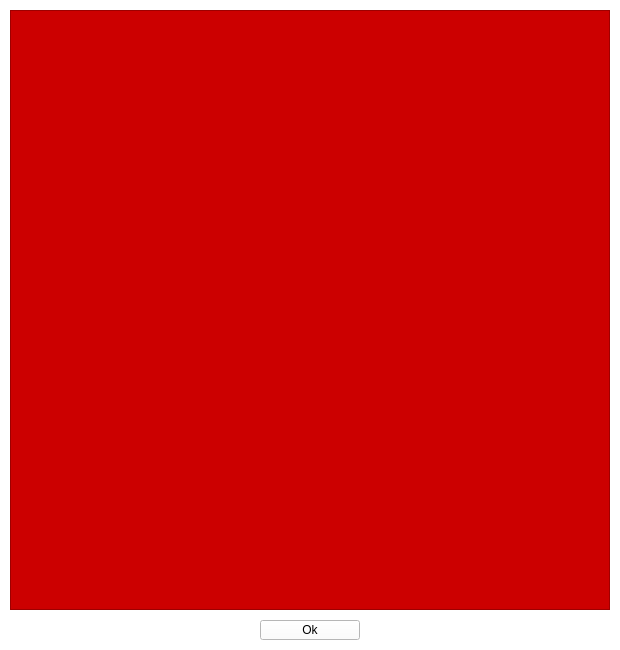
<?xml version="1.0" encoding="UTF-8"?>
<ui version="4.0">
 <class>MainWindow</class>
 <widget class="QMainWindow" name="MainWindow">
  <property name="geometry">
   <rect>
    <x>0</x>
    <y>0</y>
    <width>620</width>
    <height>650</height>
   </rect>
  </property>
  <property name="palette">
   <palette>
    <active>
     <colorrole role="WindowText">
      <brush brushstyle="SolidPattern">
       <color alpha="255">
        <red>0</red>
        <green>0</green>
        <blue>0</blue>
       </color>
      </brush>
     </colorrole>
     <colorrole role="Button">
      <brush brushstyle="SolidPattern">
       <color alpha="255">
        <red>255</red>
        <green>255</green>
        <blue>255</blue>
       </color>
      </brush>
     </colorrole>
     <colorrole role="Light">
      <brush brushstyle="SolidPattern">
       <color alpha="255">
        <red>255</red>
        <green>255</green>
        <blue>255</blue>
       </color>
      </brush>
     </colorrole>
     <colorrole role="Midlight">
      <brush brushstyle="SolidPattern">
       <color alpha="255">
        <red>255</red>
        <green>255</green>
        <blue>255</blue>
       </color>
      </brush>
     </colorrole>
     <colorrole role="Dark">
      <brush brushstyle="SolidPattern">
       <color alpha="255">
        <red>127</red>
        <green>127</green>
        <blue>127</blue>
       </color>
      </brush>
     </colorrole>
     <colorrole role="Mid">
      <brush brushstyle="SolidPattern">
       <color alpha="255">
        <red>170</red>
        <green>170</green>
        <blue>170</blue>
       </color>
      </brush>
     </colorrole>
     <colorrole role="Text">
      <brush brushstyle="SolidPattern">
       <color alpha="255">
        <red>0</red>
        <green>0</green>
        <blue>0</blue>
       </color>
      </brush>
     </colorrole>
     <colorrole role="BrightText">
      <brush brushstyle="SolidPattern">
       <color alpha="255">
        <red>255</red>
        <green>255</green>
        <blue>255</blue>
       </color>
      </brush>
     </colorrole>
     <colorrole role="ButtonText">
      <brush brushstyle="SolidPattern">
       <color alpha="255">
        <red>0</red>
        <green>0</green>
        <blue>0</blue>
       </color>
      </brush>
     </colorrole>
     <colorrole role="Base">
      <brush brushstyle="SolidPattern">
       <color alpha="255">
        <red>255</red>
        <green>255</green>
        <blue>255</blue>
       </color>
      </brush>
     </colorrole>
     <colorrole role="Window">
      <brush brushstyle="SolidPattern">
       <color alpha="255">
        <red>255</red>
        <green>255</green>
        <blue>255</blue>
       </color>
      </brush>
     </colorrole>
     <colorrole role="Shadow">
      <brush brushstyle="SolidPattern">
       <color alpha="255">
        <red>0</red>
        <green>0</green>
        <blue>0</blue>
       </color>
      </brush>
     </colorrole>
     <colorrole role="AlternateBase">
      <brush brushstyle="SolidPattern">
       <color alpha="255">
        <red>255</red>
        <green>255</green>
        <blue>255</blue>
       </color>
      </brush>
     </colorrole>
     <colorrole role="ToolTipBase">
      <brush brushstyle="SolidPattern">
       <color alpha="255">
        <red>255</red>
        <green>255</green>
        <blue>220</blue>
       </color>
      </brush>
     </colorrole>
     <colorrole role="ToolTipText">
      <brush brushstyle="SolidPattern">
       <color alpha="255">
        <red>0</red>
        <green>0</green>
        <blue>0</blue>
       </color>
      </brush>
     </colorrole>
     <colorrole role="PlaceholderText">
      <brush brushstyle="SolidPattern">
       <color alpha="128">
        <red>0</red>
        <green>0</green>
        <blue>0</blue>
       </color>
      </brush>
     </colorrole>
    </active>
    <inactive>
     <colorrole role="WindowText">
      <brush brushstyle="SolidPattern">
       <color alpha="255">
        <red>0</red>
        <green>0</green>
        <blue>0</blue>
       </color>
      </brush>
     </colorrole>
     <colorrole role="Button">
      <brush brushstyle="SolidPattern">
       <color alpha="255">
        <red>255</red>
        <green>255</green>
        <blue>255</blue>
       </color>
      </brush>
     </colorrole>
     <colorrole role="Light">
      <brush brushstyle="SolidPattern">
       <color alpha="255">
        <red>255</red>
        <green>255</green>
        <blue>255</blue>
       </color>
      </brush>
     </colorrole>
     <colorrole role="Midlight">
      <brush brushstyle="SolidPattern">
       <color alpha="255">
        <red>255</red>
        <green>255</green>
        <blue>255</blue>
       </color>
      </brush>
     </colorrole>
     <colorrole role="Dark">
      <brush brushstyle="SolidPattern">
       <color alpha="255">
        <red>127</red>
        <green>127</green>
        <blue>127</blue>
       </color>
      </brush>
     </colorrole>
     <colorrole role="Mid">
      <brush brushstyle="SolidPattern">
       <color alpha="255">
        <red>170</red>
        <green>170</green>
        <blue>170</blue>
       </color>
      </brush>
     </colorrole>
     <colorrole role="Text">
      <brush brushstyle="SolidPattern">
       <color alpha="255">
        <red>0</red>
        <green>0</green>
        <blue>0</blue>
       </color>
      </brush>
     </colorrole>
     <colorrole role="BrightText">
      <brush brushstyle="SolidPattern">
       <color alpha="255">
        <red>255</red>
        <green>255</green>
        <blue>255</blue>
       </color>
      </brush>
     </colorrole>
     <colorrole role="ButtonText">
      <brush brushstyle="SolidPattern">
       <color alpha="255">
        <red>0</red>
        <green>0</green>
        <blue>0</blue>
       </color>
      </brush>
     </colorrole>
     <colorrole role="Base">
      <brush brushstyle="SolidPattern">
       <color alpha="255">
        <red>255</red>
        <green>255</green>
        <blue>255</blue>
       </color>
      </brush>
     </colorrole>
     <colorrole role="Window">
      <brush brushstyle="SolidPattern">
       <color alpha="255">
        <red>255</red>
        <green>255</green>
        <blue>255</blue>
       </color>
      </brush>
     </colorrole>
     <colorrole role="Shadow">
      <brush brushstyle="SolidPattern">
       <color alpha="255">
        <red>0</red>
        <green>0</green>
        <blue>0</blue>
       </color>
      </brush>
     </colorrole>
     <colorrole role="AlternateBase">
      <brush brushstyle="SolidPattern">
       <color alpha="255">
        <red>255</red>
        <green>255</green>
        <blue>255</blue>
       </color>
      </brush>
     </colorrole>
     <colorrole role="ToolTipBase">
      <brush brushstyle="SolidPattern">
       <color alpha="255">
        <red>255</red>
        <green>255</green>
        <blue>220</blue>
       </color>
      </brush>
     </colorrole>
     <colorrole role="ToolTipText">
      <brush brushstyle="SolidPattern">
       <color alpha="255">
        <red>0</red>
        <green>0</green>
        <blue>0</blue>
       </color>
      </brush>
     </colorrole>
     <colorrole role="PlaceholderText">
      <brush brushstyle="SolidPattern">
       <color alpha="128">
        <red>0</red>
        <green>0</green>
        <blue>0</blue>
       </color>
      </brush>
     </colorrole>
    </inactive>
    <disabled>
     <colorrole role="WindowText">
      <brush brushstyle="SolidPattern">
       <color alpha="255">
        <red>127</red>
        <green>127</green>
        <blue>127</blue>
       </color>
      </brush>
     </colorrole>
     <colorrole role="Button">
      <brush brushstyle="SolidPattern">
       <color alpha="255">
        <red>255</red>
        <green>255</green>
        <blue>255</blue>
       </color>
      </brush>
     </colorrole>
     <colorrole role="Light">
      <brush brushstyle="SolidPattern">
       <color alpha="255">
        <red>255</red>
        <green>255</green>
        <blue>255</blue>
       </color>
      </brush>
     </colorrole>
     <colorrole role="Midlight">
      <brush brushstyle="SolidPattern">
       <color alpha="255">
        <red>255</red>
        <green>255</green>
        <blue>255</blue>
       </color>
      </brush>
     </colorrole>
     <colorrole role="Dark">
      <brush brushstyle="SolidPattern">
       <color alpha="255">
        <red>127</red>
        <green>127</green>
        <blue>127</blue>
       </color>
      </brush>
     </colorrole>
     <colorrole role="Mid">
      <brush brushstyle="SolidPattern">
       <color alpha="255">
        <red>170</red>
        <green>170</green>
        <blue>170</blue>
       </color>
      </brush>
     </colorrole>
     <colorrole role="Text">
      <brush brushstyle="SolidPattern">
       <color alpha="255">
        <red>127</red>
        <green>127</green>
        <blue>127</blue>
       </color>
      </brush>
     </colorrole>
     <colorrole role="BrightText">
      <brush brushstyle="SolidPattern">
       <color alpha="255">
        <red>255</red>
        <green>255</green>
        <blue>255</blue>
       </color>
      </brush>
     </colorrole>
     <colorrole role="ButtonText">
      <brush brushstyle="SolidPattern">
       <color alpha="255">
        <red>127</red>
        <green>127</green>
        <blue>127</blue>
       </color>
      </brush>
     </colorrole>
     <colorrole role="Base">
      <brush brushstyle="SolidPattern">
       <color alpha="255">
        <red>255</red>
        <green>255</green>
        <blue>255</blue>
       </color>
      </brush>
     </colorrole>
     <colorrole role="Window">
      <brush brushstyle="SolidPattern">
       <color alpha="255">
        <red>255</red>
        <green>255</green>
        <blue>255</blue>
       </color>
      </brush>
     </colorrole>
     <colorrole role="Shadow">
      <brush brushstyle="SolidPattern">
       <color alpha="255">
        <red>0</red>
        <green>0</green>
        <blue>0</blue>
       </color>
      </brush>
     </colorrole>
     <colorrole role="AlternateBase">
      <brush brushstyle="SolidPattern">
       <color alpha="255">
        <red>255</red>
        <green>255</green>
        <blue>255</blue>
       </color>
      </brush>
     </colorrole>
     <colorrole role="ToolTipBase">
      <brush brushstyle="SolidPattern">
       <color alpha="255">
        <red>255</red>
        <green>255</green>
        <blue>220</blue>
       </color>
      </brush>
     </colorrole>
     <colorrole role="ToolTipText">
      <brush brushstyle="SolidPattern">
       <color alpha="255">
        <red>0</red>
        <green>0</green>
        <blue>0</blue>
       </color>
      </brush>
     </colorrole>
     <colorrole role="PlaceholderText">
      <brush brushstyle="SolidPattern">
       <color alpha="128">
        <red>0</red>
        <green>0</green>
        <blue>0</blue>
       </color>
      </brush>
     </colorrole>
    </disabled>
   </palette>
  </property>
  <property name="windowTitle">
   <string>MainWindow</string>
  </property>
  <property name="autoFillBackground">
   <bool>true</bool>
  </property>
  <widget class="QWidget" name="centralwidget">
   <widget class="QFrame" name="frame">
    <property name="geometry">
     <rect>
      <x>10</x>
      <y>10</y>
      <width>600</width>
      <height>600</height>
     </rect>
    </property>
    <property name="palette">
     <palette>
      <active>
       <colorrole role="WindowText">
        <brush brushstyle="SolidPattern">
         <color alpha="255">
          <red>0</red>
          <green>0</green>
          <blue>0</blue>
         </color>
        </brush>
       </colorrole>
       <colorrole role="Button">
        <brush brushstyle="SolidPattern">
         <color alpha="255">
          <red>204</red>
          <green>0</green>
          <blue>0</blue>
         </color>
        </brush>
       </colorrole>
       <colorrole role="Light">
        <brush brushstyle="SolidPattern">
         <color alpha="255">
          <red>255</red>
          <green>51</green>
          <blue>51</blue>
         </color>
        </brush>
       </colorrole>
       <colorrole role="Midlight">
        <brush brushstyle="SolidPattern">
         <color alpha="255">
          <red>229</red>
          <green>25</green>
          <blue>25</blue>
         </color>
        </brush>
       </colorrole>
       <colorrole role="Dark">
        <brush brushstyle="SolidPattern">
         <color alpha="255">
          <red>102</red>
          <green>0</green>
          <blue>0</blue>
         </color>
        </brush>
       </colorrole>
       <colorrole role="Mid">
        <brush brushstyle="SolidPattern">
         <color alpha="255">
          <red>136</red>
          <green>0</green>
          <blue>0</blue>
         </color>
        </brush>
       </colorrole>
       <colorrole role="Text">
        <brush brushstyle="SolidPattern">
         <color alpha="255">
          <red>0</red>
          <green>0</green>
          <blue>0</blue>
         </color>
        </brush>
       </colorrole>
       <colorrole role="BrightText">
        <brush brushstyle="SolidPattern">
         <color alpha="255">
          <red>255</red>
          <green>255</green>
          <blue>255</blue>
         </color>
        </brush>
       </colorrole>
       <colorrole role="ButtonText">
        <brush brushstyle="SolidPattern">
         <color alpha="255">
          <red>0</red>
          <green>0</green>
          <blue>0</blue>
         </color>
        </brush>
       </colorrole>
       <colorrole role="Base">
        <brush brushstyle="SolidPattern">
         <color alpha="255">
          <red>255</red>
          <green>255</green>
          <blue>255</blue>
         </color>
        </brush>
       </colorrole>
       <colorrole role="Window">
        <brush brushstyle="SolidPattern">
         <color alpha="255">
          <red>204</red>
          <green>0</green>
          <blue>0</blue>
         </color>
        </brush>
       </colorrole>
       <colorrole role="Shadow">
        <brush brushstyle="SolidPattern">
         <color alpha="255">
          <red>0</red>
          <green>0</green>
          <blue>0</blue>
         </color>
        </brush>
       </colorrole>
       <colorrole role="AlternateBase">
        <brush brushstyle="SolidPattern">
         <color alpha="255">
          <red>229</red>
          <green>127</green>
          <blue>127</blue>
         </color>
        </brush>
       </colorrole>
       <colorrole role="ToolTipBase">
        <brush brushstyle="SolidPattern">
         <color alpha="255">
          <red>255</red>
          <green>255</green>
          <blue>220</blue>
         </color>
        </brush>
       </colorrole>
       <colorrole role="ToolTipText">
        <brush brushstyle="SolidPattern">
         <color alpha="255">
          <red>0</red>
          <green>0</green>
          <blue>0</blue>
         </color>
        </brush>
       </colorrole>
       <colorrole role="PlaceholderText">
        <brush brushstyle="SolidPattern">
         <color alpha="128">
          <red>0</red>
          <green>0</green>
          <blue>0</blue>
         </color>
        </brush>
       </colorrole>
      </active>
      <inactive>
       <colorrole role="WindowText">
        <brush brushstyle="SolidPattern">
         <color alpha="255">
          <red>0</red>
          <green>0</green>
          <blue>0</blue>
         </color>
        </brush>
       </colorrole>
       <colorrole role="Button">
        <brush brushstyle="SolidPattern">
         <color alpha="255">
          <red>204</red>
          <green>0</green>
          <blue>0</blue>
         </color>
        </brush>
       </colorrole>
       <colorrole role="Light">
        <brush brushstyle="SolidPattern">
         <color alpha="255">
          <red>255</red>
          <green>51</green>
          <blue>51</blue>
         </color>
        </brush>
       </colorrole>
       <colorrole role="Midlight">
        <brush brushstyle="SolidPattern">
         <color alpha="255">
          <red>229</red>
          <green>25</green>
          <blue>25</blue>
         </color>
        </brush>
       </colorrole>
       <colorrole role="Dark">
        <brush brushstyle="SolidPattern">
         <color alpha="255">
          <red>102</red>
          <green>0</green>
          <blue>0</blue>
         </color>
        </brush>
       </colorrole>
       <colorrole role="Mid">
        <brush brushstyle="SolidPattern">
         <color alpha="255">
          <red>136</red>
          <green>0</green>
          <blue>0</blue>
         </color>
        </brush>
       </colorrole>
       <colorrole role="Text">
        <brush brushstyle="SolidPattern">
         <color alpha="255">
          <red>0</red>
          <green>0</green>
          <blue>0</blue>
         </color>
        </brush>
       </colorrole>
       <colorrole role="BrightText">
        <brush brushstyle="SolidPattern">
         <color alpha="255">
          <red>255</red>
          <green>255</green>
          <blue>255</blue>
         </color>
        </brush>
       </colorrole>
       <colorrole role="ButtonText">
        <brush brushstyle="SolidPattern">
         <color alpha="255">
          <red>0</red>
          <green>0</green>
          <blue>0</blue>
         </color>
        </brush>
       </colorrole>
       <colorrole role="Base">
        <brush brushstyle="SolidPattern">
         <color alpha="255">
          <red>255</red>
          <green>255</green>
          <blue>255</blue>
         </color>
        </brush>
       </colorrole>
       <colorrole role="Window">
        <brush brushstyle="SolidPattern">
         <color alpha="255">
          <red>204</red>
          <green>0</green>
          <blue>0</blue>
         </color>
        </brush>
       </colorrole>
       <colorrole role="Shadow">
        <brush brushstyle="SolidPattern">
         <color alpha="255">
          <red>0</red>
          <green>0</green>
          <blue>0</blue>
         </color>
        </brush>
       </colorrole>
       <colorrole role="AlternateBase">
        <brush brushstyle="SolidPattern">
         <color alpha="255">
          <red>229</red>
          <green>127</green>
          <blue>127</blue>
         </color>
        </brush>
       </colorrole>
       <colorrole role="ToolTipBase">
        <brush brushstyle="SolidPattern">
         <color alpha="255">
          <red>255</red>
          <green>255</green>
          <blue>220</blue>
         </color>
        </brush>
       </colorrole>
       <colorrole role="ToolTipText">
        <brush brushstyle="SolidPattern">
         <color alpha="255">
          <red>0</red>
          <green>0</green>
          <blue>0</blue>
         </color>
        </brush>
       </colorrole>
       <colorrole role="PlaceholderText">
        <brush brushstyle="SolidPattern">
         <color alpha="128">
          <red>0</red>
          <green>0</green>
          <blue>0</blue>
         </color>
        </brush>
       </colorrole>
      </inactive>
      <disabled>
       <colorrole role="WindowText">
        <brush brushstyle="SolidPattern">
         <color alpha="255">
          <red>102</red>
          <green>0</green>
          <blue>0</blue>
         </color>
        </brush>
       </colorrole>
       <colorrole role="Button">
        <brush brushstyle="SolidPattern">
         <color alpha="255">
          <red>204</red>
          <green>0</green>
          <blue>0</blue>
         </color>
        </brush>
       </colorrole>
       <colorrole role="Light">
        <brush brushstyle="SolidPattern">
         <color alpha="255">
          <red>255</red>
          <green>51</green>
          <blue>51</blue>
         </color>
        </brush>
       </colorrole>
       <colorrole role="Midlight">
        <brush brushstyle="SolidPattern">
         <color alpha="255">
          <red>229</red>
          <green>25</green>
          <blue>25</blue>
         </color>
        </brush>
       </colorrole>
       <colorrole role="Dark">
        <brush brushstyle="SolidPattern">
         <color alpha="255">
          <red>102</red>
          <green>0</green>
          <blue>0</blue>
         </color>
        </brush>
       </colorrole>
       <colorrole role="Mid">
        <brush brushstyle="SolidPattern">
         <color alpha="255">
          <red>136</red>
          <green>0</green>
          <blue>0</blue>
         </color>
        </brush>
       </colorrole>
       <colorrole role="Text">
        <brush brushstyle="SolidPattern">
         <color alpha="255">
          <red>102</red>
          <green>0</green>
          <blue>0</blue>
         </color>
        </brush>
       </colorrole>
       <colorrole role="BrightText">
        <brush brushstyle="SolidPattern">
         <color alpha="255">
          <red>255</red>
          <green>255</green>
          <blue>255</blue>
         </color>
        </brush>
       </colorrole>
       <colorrole role="ButtonText">
        <brush brushstyle="SolidPattern">
         <color alpha="255">
          <red>102</red>
          <green>0</green>
          <blue>0</blue>
         </color>
        </brush>
       </colorrole>
       <colorrole role="Base">
        <brush brushstyle="SolidPattern">
         <color alpha="255">
          <red>204</red>
          <green>0</green>
          <blue>0</blue>
         </color>
        </brush>
       </colorrole>
       <colorrole role="Window">
        <brush brushstyle="SolidPattern">
         <color alpha="255">
          <red>204</red>
          <green>0</green>
          <blue>0</blue>
         </color>
        </brush>
       </colorrole>
       <colorrole role="Shadow">
        <brush brushstyle="SolidPattern">
         <color alpha="255">
          <red>0</red>
          <green>0</green>
          <blue>0</blue>
         </color>
        </brush>
       </colorrole>
       <colorrole role="AlternateBase">
        <brush brushstyle="SolidPattern">
         <color alpha="255">
          <red>204</red>
          <green>0</green>
          <blue>0</blue>
         </color>
        </brush>
       </colorrole>
       <colorrole role="ToolTipBase">
        <brush brushstyle="SolidPattern">
         <color alpha="255">
          <red>255</red>
          <green>255</green>
          <blue>220</blue>
         </color>
        </brush>
       </colorrole>
       <colorrole role="ToolTipText">
        <brush brushstyle="SolidPattern">
         <color alpha="255">
          <red>0</red>
          <green>0</green>
          <blue>0</blue>
         </color>
        </brush>
       </colorrole>
       <colorrole role="PlaceholderText">
        <brush brushstyle="SolidPattern">
         <color alpha="128">
          <red>0</red>
          <green>0</green>
          <blue>0</blue>
         </color>
        </brush>
       </colorrole>
      </disabled>
     </palette>
    </property>
    <property name="autoFillBackground">
     <bool>true</bool>
    </property>
    <property name="frameShape">
     <enum>QFrame::StyledPanel</enum>
    </property>
    <property name="frameShadow">
     <enum>QFrame::Raised</enum>
    </property>
   </widget>
   <widget class="QPushButton" name="Ok">
    <property name="geometry">
     <rect>
      <x>260</x>
      <y>620</y>
      <width>100</width>
      <height>20</height>
     </rect>
    </property>
    <property name="text">
     <string>Ok</string>
    </property>
   </widget>
  </widget>
 </widget>
 <resources/>
 <connections/>
</ui>
